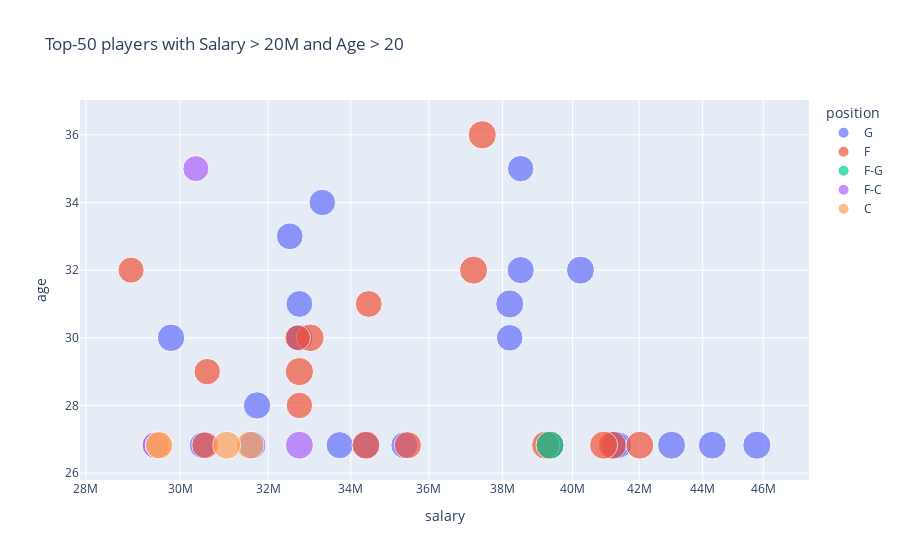

This figure's notebook cell:
### Code cell
# Oyuncuların pozisyon ve yaşlarına göre aldıkları ücretleri inceleme

# Pozisyonları düzenleme (örneğin, F-C ve C-F'yi F-C olarak birleştirme)

data['position'] = data['position'].replace({'C-F': 'F-C', 'G-F': 'F-G'})
filtered_data = data[(data['salary'] > 20000000) & (data['age'] > 20)]

fig = px.scatter(filtered_data.sort_values(by='salary', ascending=False)[:50], 
                x="salary", y="age",
                size="rating", color="position", 
                title="Top-50 players with Salary > 20M and Age > 20",
                log_x=True, size_max=20)
fig.show()

### Figure 1 — Plotly figure (JSON) as saved in the notebook; plotly's stock layout.template omitted (floating-point values rounded to 4 significant figures)
{"data": [{"hovertemplate": "position=G<br>salary=%{x}<br>age=%{y}<br>rating=%{marker.size}<extra></extra>", "legendgroup": "G", "marker": {"color": "#636efa", "size": [96, 94, 95, 88, 88, 96, 95, 94, 90, 85, 86, 96, 89, 89, 90, 85, 88, 89, 88, 87, 91, 94, 87, 92], "sizemode": "area", "sizeref": 0.2425, "symbol": "circle"}, "mode": "markers", "name": "G", "orientation": "v", "showlegend": true, "type": "scatter", "x": [45780966, 44310840, 43006362, 41358814, 41358814, 41254920, 40231758, 39344900, 38506482, 38506482, 38199000, 38199000, 35361360, 34379100, 33722850, 33296296, 32742000, 32742000, 32742000, 32511623, 31742000, 31626953, 30500000, 29802321], "xaxis": "x", "y": [26.83, 26.83, 26.83, 26.83, 26.83, 26.83, 32, 26.83, 32, 35, 30, 31, 26.83, 26.83, 26.83, 34, 31, 30, 30, 33, 28, 26.83, 26.83, 30], "yaxis": "y"}, {"hovertemplate": "position=F<br>salary=%{x}<br>age=%{y}<br>rating=%{marker.size}<extra></extra>", "legendgroup": "F", "marker": {"color": "#EF553B", "size": [95, 96, 96, 95, 97, 97, 96, 90, 88, 96, 93, 97, 85, 80, 85, 88, 83], "sizemode": "area", "sizeref": 0.2425, "symbol": "circle"}, "mode": "markers", "name": "F", "orientation": "v", "showlegend": true, "type": "scatter", "x": [42018900, 41180544, 40918900, 39344900, 39219566, 37436858, 37199000, 35450412, 34449964, 34379100, 33005556, 32742000, 32742000, 32700690, 30603448, 30559200, 28942830], "xaxis": "x", "y": [26.83, 26.83, 26.83, 26.83, 26.83, 36, 32, 26.83, 31, 26.83, 30, 29, 28, 30, 29, 26.83, 32], "yaxis": "y"}, {"hovertemplate": "position=F-G<br>salary=%{x}<br>age=%{y}<br>rating=%{marker.size}<extra></extra>", "legendgroup": "F-G", "marker": {"color": "#00cc96", "size": [96], "sizemode": "area", "sizeref": 0.2425, "symbol": "circle"}, "mode": "markers", "name": "F-G", "orientation": "v", "showlegend": true, "type": "scatter", "x": [39344900], "xaxis": "x", "y": [26.83], "yaxis": "y"}, {"hovertemplate": "position=F-C<br>salary=%{x}<br>age=%{y}<br>rating=%{marker.size}<extra></extra>", "legendgroup": "F-C", "marker": {"color": "#ab63fa", "size": [95, 82, 87, 90], "sizemode": "area", "sizeref": 0.2425, "symbol": "circle"}, "mode": "markers", "name": "F-C", "orientation": "v", "showlegend": true, "type": "scatter", "x": [32742000, 30350000, 29467800, 29467800], "xaxis": "x", "y": [26.83, 35, 26.83, 26.83], "yaxis": "y"}, {"hovertemplate": "position=C<br>salary=%{x}<br>age=%{y}<br>rating=%{marker.size}<extra></extra>", "legendgroup": "C", "marker": {"color": "#FFA15A", "size": [95, 95, 91, 90], "sizemode": "area", "sizeref": 0.2425, "symbol": "circle"}, "mode": "markers", "name": "C", "orientation": "v", "showlegend": true, "type": "scatter", "x": [31579390, 31044906, 29542010, 29542010], "xaxis": "x", "y": [26.83, 26.83, 26.83, 26.83], "yaxis": "y"}], "layout": {"legend": {"itemsizing": "constant", "title": {"text": "position"}, "tracegroupgap": 0}, "title": {"text": "Top-50 players with Salary > 20M and Age > 20"}, "xaxis": {"anchor": "y", "domain": [0, 1], "title": {"text": "salary"}, "type": "log"}, "yaxis": {"anchor": "x", "domain": [0, 1], "title": {"text": "age"}}}}
